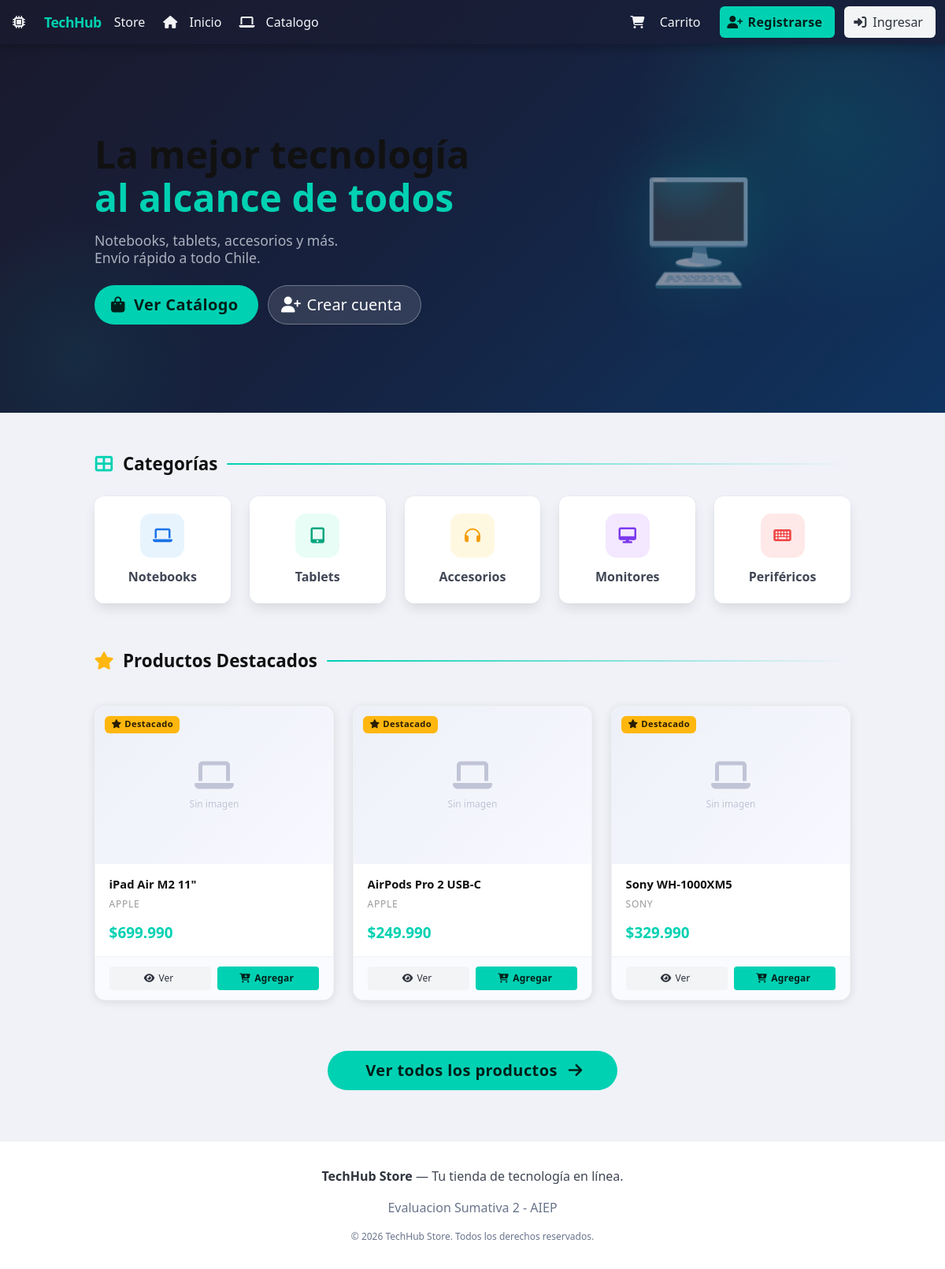
The page / on the database its author committed.
### tables this page shows
CREATE TABLE IF NOT EXISTS productos (
    id INT AUTO_INCREMENT PRIMARY KEY,
    nombre VARCHAR(200) NOT NULL,
    descripcion TEXT DEFAULT NULL,
    precio DECIMAL(10,2) NOT NULL,
    stock INT NOT NULL DEFAULT 0,
    categoria ENUM('notebooks', 'tablets', 'accesorios', 'monitores', 'perifericos') NOT NULL,
    marca VARCHAR(100) DEFAULT NULL,
    imagen VARCHAR(255) DEFAULT NULL,
    destacado TINYINT(1) DEFAULT 0,
    activo TINYINT(1) DEFAULT 1,
    fecha_creacion DATETIME DEFAULT CURRENT_TIMESTAMP
);

### Backend/controllers/ProductoController.php (called while the page is built, shortened)
<?php
require_once __DIR__ . '/../models/Producto.php';
class ProductoController {
    private $productoModel;
    public function __construct() {
        $this->productoModel = new Producto();
    }
    public function home() {
        $destacados = $this->productoModel->getDestacados(6);
        include __DIR__ . '/../../views/home.php';
    }
}

### Backend/config/database.php (called while the page is built, shortened)
<?php
class Database {
    private static $conexion = null;
    public static function getConnection() {
        if (self::$conexion === null) {
            self::$conexion = new mysqli('127.0.0.1', 'root', '', 'techhub_store');
            self::$conexion->set_charset('utf8mb4');
        }
        return self::$conexion;
    }
}

### Backend/models/Model.php (called while the page is built, shortened)
<?php
require_once __DIR__ . '/../config/database.php';
abstract class Model {
    private $conexion;
    public function __construct() {
        $this->conexion = Database::getConnection();
    }
    protected function getConexion() {
        return $this->conexion;
    }
}

### Backend/models/Producto.php (called while the page is built, shortened)
<?php
require_once __DIR__ . '/Model.php';
class Producto extends Model {
    protected $tabla = 'productos';
    public function getDestacados($limit = 6) {
        $sql = "SELECT * FROM {$this->tabla} WHERE destacado = 1 AND activo = 1 LIMIT ?";
        $stmt = $this->getConexion()->prepare($sql);
        $stmt->bind_param('i', $limit);
        $stmt->execute();
        return $stmt->get_result()->fetch_all(MYSQLI_ASSOC);
    }
}

### views/home.php (the view, shortened to what this page needs)
<?php
include __DIR__ . '/layout/header.php';
?>
<section class="hero-techhub">
    <div class="container" style="position:relative;z-index:1;">
        <div class="columns is-vcentered">
            <div class="column is-7">
                <h1 class="title is-1 has-text-white mb-4" style="line-height:1.15;">
                    La mejor tecnología<br>
                    <span class="has-text-primary">al alcance de todos</span>
                </h1>
                <p class="subtitle has-text-grey-light mb-5" style="font-size:1.1rem;">
                    Notebooks, tablets, accesorios y más.<br>Envío rápido a todo Chile.
                </p>
                <div class="buttons">
                    <a href="index.php?page=catalogo" class="button is-primary is-medium is-rounded">
                        <span class="icon"><i class="fas fa-shopping-bag"></i></span>
                        <span>Ver Catálogo</span>
                    </a>
                    <?php if (!isset($_SESSION['usuario_id'])): ?>
                    <a href="index.php?page=registro" class="button is-medium is-rounded"
                       style="background:rgba(255,255,255,.12);color:#fff;border-color:rgba(255,255,255,.3);">
                        <span class="icon"><i class="fas fa-user-plus"></i></span>
                        <span>Crear cuenta</span>
                    </a>
                    <?php endif; ?>
                </div>
            </div>
            <div class="column is-5 has-text-centered is-hidden-mobile">
                <span style="font-size:8rem;opacity:.5;filter:drop-shadow(0 0 40px rgba(0,209,178,.4));">🖥️</span>
            </div>
        </div>
    </div>
</section>
<section class="section pb-2">
    <div class="container">
        <h2 class="section-title">
            <span class="icon has-text-primary"><i class="fas fa-th-large"></i></span>
            Categorías
        </h2>
        <div class="columns is-multiline">
            <?php
            $cats = [
                ['slug' => 'notebooks',   'icon' => 'fa-laptop',     'label' => 'Notebooks',   'bg' => '#e8f4fd', 'color' => '#1a73e8'],
                ['slug' => 'tablets',     'icon' => 'fa-tablet-alt', 'label' => 'Tablets',     'bg' => '#e8fdf5', 'color' => '#00a67e'],
                ['slug' => 'accesorios',  'icon' => 'fa-headphones', 'label' => 'Accesorios',  'bg' => '#fff8e1', 'color' => '#f59e0b'],
                ['slug' => 'monitores',   'icon' => 'fa-desktop',    'label' => 'Monitores',   'bg' => '#f3e8ff', 'color' => '#7c3aed'],
                ['slug' => 'perifericos', 'icon' => 'fa-keyboard',   'label' => 'Periféricos', 'bg' => '#ffe8e8', 'color' => '#ef4444'],
            ];
            foreach ($cats as $cat): ?>
            <div class="column is-one-fifth-desktop is-half-tablet">
                <a href="index.php?page=catalogo&categoria=<?= $cat['slug'] ?>"
                   class="box has-text-centered is-clickable"
                   style="border:2px solid transparent;transition:all .2s ease;"
                   onmouseover="this.style.borderColor='<?= $cat['color'] ?>'"
                   onmouseout="this.style.borderColor='transparent'">
                    <div style="width:56px;height:56px;border-radius:14px;background:<?= $cat['bg'] ?>;
                         display:flex;align-items:center;justify-content:center;margin:0 auto .75rem;">
                        <i class="fas <?= $cat['icon'] ?> fa-lg" style="color:<?= $cat['color'] ?>"></i>
                    </div>
                    <p class="has-text-weight-semibold is-size-6"><?= $cat['label'] ?></p>
                </a>
            </div>
            <?php endforeach; ?>
        </div>
    </div>
</section>
<section class="section">
    <div class="container">
        <h2 class="section-title">
            <span class="icon has-text-warning"><i class="fas fa-star"></i></span>
            Productos Destacados
        </h2>
        <?php if (empty($destacados)): ?>
            <div class="notification is-info is-light">No hay productos destacados por el momento.</div>
        <?php else: ?>
        <div class="products-grid products-grid--featured">
            <?php foreach ($destacados as $p): ?>
            <div class="product-card">
                <div class="product-card__img-wrap">
                    <?= productoImg($p['imagen'] ?? '', $p['nombre']) ?>
                    <span class="product-card__badge tag is-warning is-small">
                        <i class="fas fa-star mr-1"></i>Destacado
                    </span>
                </div>
                <div class="product-card__body">
                    <p class="product-card__title"><?= htmlspecialchars($p['nombre']) ?></p>
                    <p class="product-card__brand"><?= htmlspecialchars($p['marca'] ?? '') ?></p>
                    <p class="product-card__price">$<?= number_format($p['precio'], 0, ',', '.') ?></p>
                </div>
                <div class="product-card__footer">
                    <a href="index.php?page=producto&id=<?= $p['id'] ?>" class="button is-light is-small">
                        <span class="icon"><i class="fas fa-eye"></i></span>
                        <span>Ver</span>
                    </a>
                    <?php if ($p['stock'] > 0): ?>
                    <button class="button is-primary is-small" onclick="addToCart(<?= $p['id'] ?>)">
                        <span class="icon"><i class="fas fa-cart-plus"></i></span>
                        <span>Agregar</span>
                    </button>
                    <?php endif; ?>
                </div>
            </div>
            <?php endforeach; ?>
        </div>
        <div class="has-text-centered mt-6">
            <a href="index.php?page=catalogo" class="button is-primary is-medium is-rounded px-6">
                <span>Ver todos los productos</span>
                <span class="icon ml-2"><i class="fas fa-arrow-right"></i></span>
            </a>
        </div>
        <?php endif; ?>
    </div>
</section>
<?php include __DIR__ . '/layout/footer.php'; ?>

### index.php (shortened to what this page needs)
<?php
function productoImg(string $imagen, string $alt = '', string $class = ''): string {
    return '<div class="img-placeholder"><i class="fas fa-laptop"></i><span>Sin imagen</span></div>';
}
require_once __DIR__ . '/Backend/controllers/ProductoController.php';
$page   = $_GET['page']   ?? 'home';
try {
    switch ($page) {
        case 'home':
            $ctrl = new ProductoController();
            $ctrl->home();
            break;
    }
} catch (Exception $e) {
    http_response_code(500);
    echo '<div style="font-family:monospace;padding:2rem;color:#c00;">';
    echo '<h2>Error interno del servidor</h2>';
    echo '<p>' . htmlspecialchars($e->getMessage()) . '</p>';
    echo '</div>';
}

### Frontend/css/styles.css (style rules this page uses)
:root { --color-primary: #00d1b2; --color-primary-dark: #00b89c; --color-dark: #1a1a2e; --color-dark2: #16213e; --color-card-bg: #ffffff; --color-bg: #f0f2f8; --color-shadow: rgba(0, 0, 0, .10); --color-shadow-hover: rgba(0, 209, 178, .22); --transition-base: .25s ease; --radius-card: 14px; --radius-sm: 8px; }
*, *::before, *::after { box-sizing: border-box; }
body { font-family: 'Segoe UI', system-ui, sans-serif; background-color: var(--color-bg); min-height: 100vh; display: flex; flex-direction: column; }
.title, .title.is-1, .title.is-2, .title.is-3, .title.is-4, .title.is-5, .title.is-6, h1, h2, h3, h4, h5, h6 { color: #111111 !important; }
.section-title { color: #111111 !important; }
.products-grid { display: grid; grid-template-columns: repeat(auto-fill, minmax(260px, 1fr)); gap: 1.5rem; padding: 1rem 0; }
.products-grid--featured { grid-template-columns: repeat(auto-fill, minmax(280px, 1fr)); }
.product-card { background: var(--color-card-bg); border-radius: var(--radius-card); box-shadow: 0 2px 12px var(--color-shadow); overflow: hidden; display: flex; flex-direction: column; transition: transform var(--transition-base), box-shadow var(--transition-base); border: 1px solid rgba(0,0,0,.05); }
.product-card__img-wrap { position: relative; width: 100%; height: 200px; overflow: hidden; background: linear-gradient(135deg, #f8f9ff, #eef0f8); display: flex; align-items: center; justify-content: center; }
.product-card__badge { position: absolute; top: .75rem; left: .75rem; font-size: .7rem !important; font-weight: 700; letter-spacing: .03em; }
.product-card__body { padding: 1rem 1.1rem; flex: 1; display: flex; flex-direction: column; gap: .4rem; }
.product-card__title { font-size: .92rem; font-weight: 600; color: #111111; line-height: 1.35; display: -webkit-box; -webkit-line-clamp: 2; line-clamp: 2; -webkit-box-orient: vertical; overflow: hidden; }
.product-card__brand { font-size: .75rem; color: #999; text-transform: uppercase; letter-spacing: .06em; }
.product-card__price { font-size: 1.18rem; font-weight: 700; color: var(--color-primary); margin-top: auto; padding-top: .4rem; }
.product-card__footer { padding: .75rem 1.1rem; border-top: 1px solid #f0f1f5; display: flex; gap: .5rem; align-items: center; background: #fafbff; }
.product-card__footer .button { flex: 1; }
.hero-techhub { background: linear-gradient(135deg, #1a1a2e 0%, #16213e 45%, #0f3460 100%); padding: 5rem 1.5rem; position: relative; overflow: hidden; }
.hero-techhub::before { content: ''; position: absolute; width: 500px; height: 500px; border-radius: 50%; background: radial-gradient(circle, rgba(0,209,178,.12), transparent 70%); top: -150px; right: -100px; pointer-events: none; }
.hero-techhub::after { content: ''; position: absolute; width: 350px; height: 350px; border-radius: 50%; background: radial-gradient(circle, rgba(0,209,178,.07), transparent 70%); bottom: -100px; left: -80px; pointer-events: none; }
.section-title { font-size: 1.4rem; font-weight: 700; color: #2d2d2d; margin-bottom: 1.5rem; display: flex; align-items: center; gap: .75rem; }
.section-title::after { content: ''; flex: 1; height: 2px; border-radius: 2px; background: linear-gradient(90deg, var(--color-primary), transparent); }
.button.is-primary { background: var(--color-primary) !important; border-color: var(--color-primary) !important; font-weight: 600; letter-spacing: .02em; transition: all .2s ease; }
.img-placeholder { width: 100%; height: 200px; background: linear-gradient(135deg, #eef0f8, #f8f9ff); display: flex; flex-direction: column; align-items: center; justify-content: center; color: #c0c4d6; font-size: 2.5rem; gap: .5rem; flex-shrink: 0; }
.img-placeholder span { font-size: .75rem; color: #c0c4d6; font-weight: 500; }
@media (min-width: 769px) { .products-grid { grid-template-columns: repeat(auto-fill, minmax(265px, 1fr)); } }
@media (min-width: 1024px) { .products-grid { grid-template-columns: repeat(auto-fill, minmax(280px, 1fr)); } }
@media (min-width: 1024px) { .hero-techhub { padding: 7rem 3rem; } }
.is-clickable { cursor: pointer; }

### rows shown on the page
productos: nombre "iPad Air M2 11\"", marca "APPLE", precio "699.990"
productos: nombre "AirPods Pro 2 USB-C", marca "APPLE", precio "249.990"
productos: nombre "Sony WH-1000XM5", marca "SONY", precio "329.990"

### other values the page prints
$cat['label'] "Notebooks"
$cat['label'] "Tablets"
$cat['label'] "Accesorios"
$cat['label'] "Monitores"
$cat['label'] "Periféricos"
